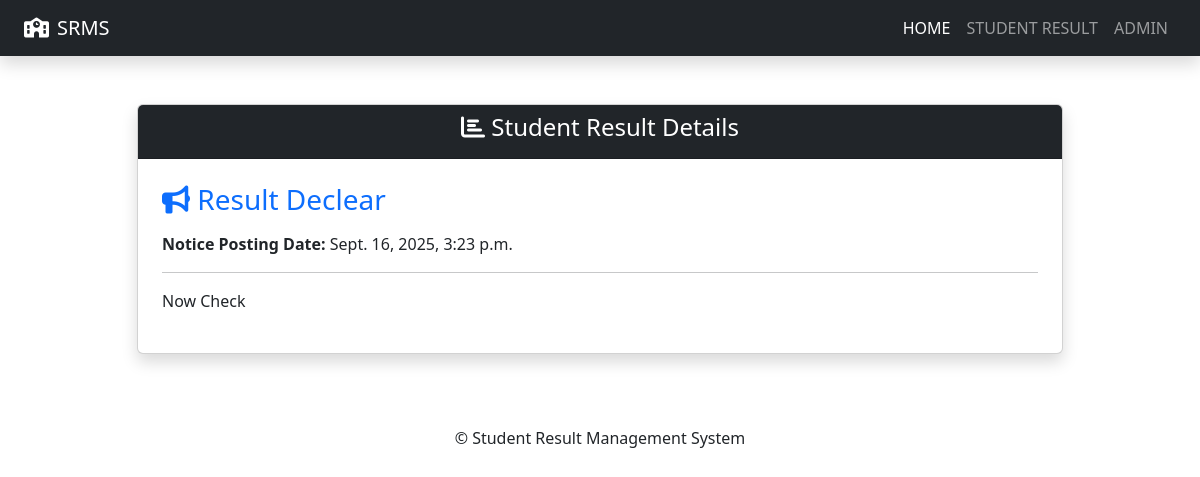
The page /notice_detail/10/ on the database its author committed.
### resultapp/models.py (models this page shows, shortened)
class Notice(models.Model):
    title=models.CharField(max_length=100)
    detail=models.TextField()
    posting_date=models.DateTimeField(auto_now_add=True)
    updation_date=models.DateTimeField(auto_now=True)

### resultapp/views.py (the view)
# urls.py: path('notice_detail/<int:notice_id>/', notice_detail, name='notice_detail'),
def notice_detail(request,notice_id):
    notice = get_object_or_404(Notice,id=notice_id)
    return render(request, "notice_detail.html",locals())

### resultapp/templates/notice_detail.html (shortened to what this page needs)
{% extends "base.html" %}
{% block content %}
<div class="container py-5" id="example">
  <div class="row justify-content-center">
    <div class="col-lg-10">
      <div class="card shadow">
        <div class="card-header text-center bg-dark text-white">
          <h4>
            <i class="fas fa-chart-bar"></i> Student Result Details
          </h4>
        </div>
        <div class="card-body p-4">
          <h3 class="mb-3 text-primary"><i class="fas fa-bullhorn"></i> {{notice.title}}</h3>
          <p><strong>Notice Posting Date:</strong>  {{notice.posting_date}}</p>
          <hr/>
          <p>{{ notice.detail|linebreaksbr }}</p>
        </div>
      </div>
    </div>
  </div>
</div>
{% endblock %}

### rows shown on the page
Notice: title "Result Declear", posting_date "Sept. 16, 2025, 3:23 p.m.", detail "Now Check"
